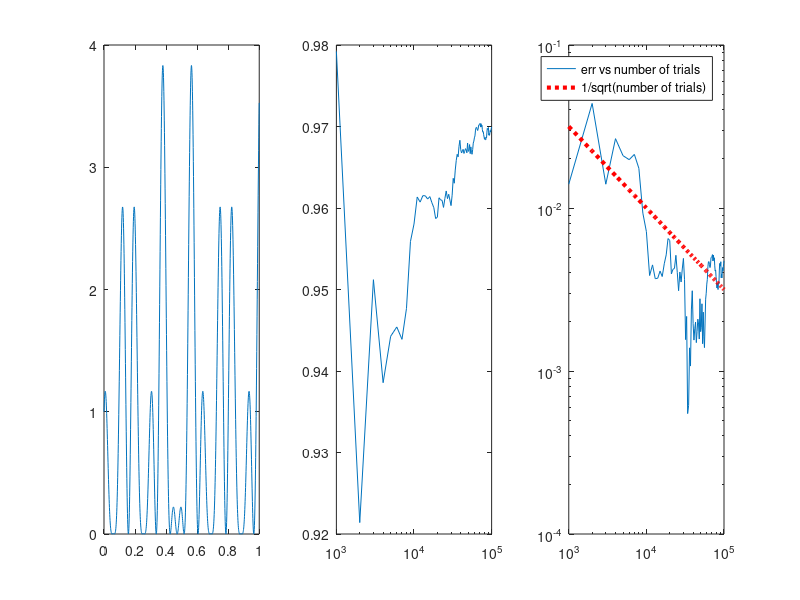

Write MATLAB code to recreate this figure.
% syms x; mu=int((cos(50*x)+sin(20*x)).^2,0,1)
% the following mu is the exact value of E[h(X)]
mu=1/200*sin(100)+103/105-1/70*cos(70)+1/30*cos(30)-1/80*sin(40);

% now, we pretend that we do not know the exact value of mu
% we try Monte Carlo method to estimate mu
x=linspace(0,1,1000);
h=(cos(50*x)+sin(20*x)).^2;
figure; subplot(1,3,1); plot(x,h);

rand('state',5);
N=100; L=1000;
n=zeros(N,1); muEst=zeros(N,1);
r=rand(N*L,1);
for k=1:N
    n(k)=L*k;  % number of samples
    x=r(1:n(k));
    h=(cos(50*x)+sin(20*x)).^2;
    muEst(k)=sum(h)/n(k);
end
err=abs(muEst-mu);

subplot(1,3,2); semilogx(n,muEst);

subplot(1,3,3); loglog(n,err); hold on;
loglog(n,1./sqrt(n),'r:','LineWidth',3);
legend('err vs number of trials','1/sqrt(number of trials)');
